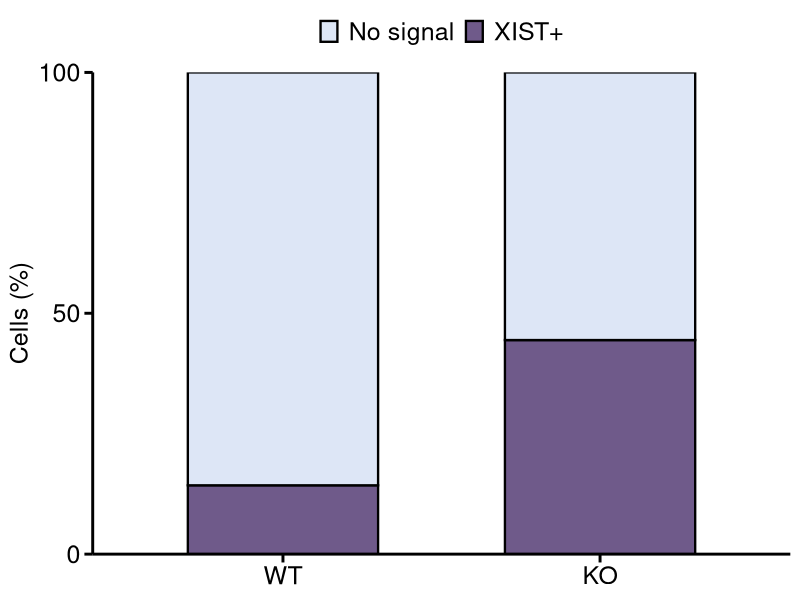
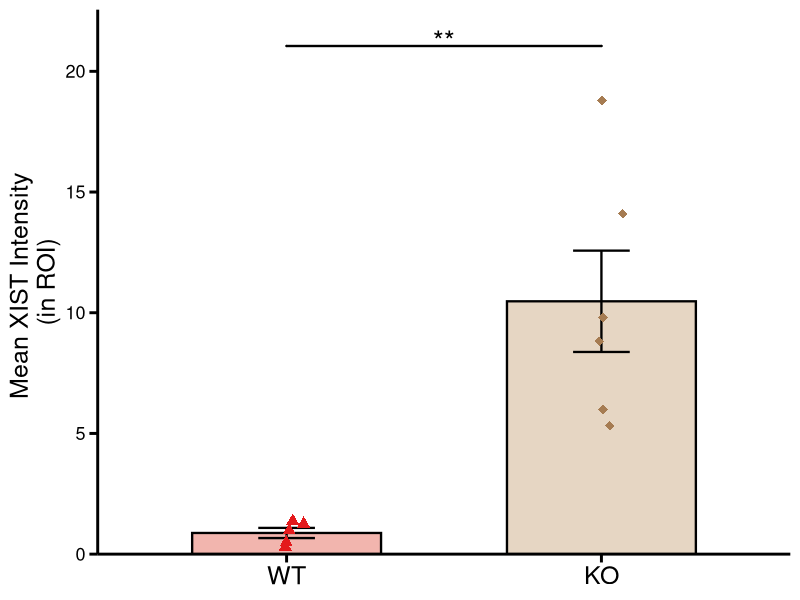

Here is the R script that generated these plots, in order:
{
  library(ggplot2)
  library(ggpubr)
  library(rstatix)
  library(dplyr)
  library(tidyr)
}

## ---- cell-percentage data ----
df <- read.csv(
  "source_files/Fig3F_RNA_FISH_cell_percentages.csv",
  check.names = FALSE
)

## ---- long format for ggplot ----
df_long <- df %>%
  pivot_longer(cols = c(`XIST+`, `No signal`),
               names_to = "Category",
               values_to = "Percent") %>%
  mutate(
    Group = factor(Group, levels = c("WT", "KO")),
    Category = factor(Category, levels = c("XIST+", "No signal"))
  )
df_long$Category <- factor(
  df_long$Category,
  levels = c("No signal", "XIST+")
)

## ---- colors (GraphPad-ish) ----
fill_cols <- c(
  "XIST+" = "#6F5A8A",  # muted purple
  "No signal"   = "#DDE6F6"   # light blue-grey
)

## ---- plot ----
{
  p <- ggplot(df_long, aes(x = Group, y = Percent, fill = Category)) +
    geom_col(
      width = 0.6,
      color = "black",
      linewidth = 0.8
    ) +
    scale_y_continuous(
      limits = c(0, 100),
      breaks = c(0, 50, 100),
      expand = c(0, 0)
    ) +
    scale_fill_manual(values = fill_cols) +
    labs(
      title = "XIST RNA FISH",
      x = NULL,
      y = "Cells (%)",
      fill = NULL
    ) +
    theme_classic(base_size = 14) +
    theme(
      plot.title = element_blank(),
      axis.title.y = element_text(size = 18),
      axis.text = element_text(color = "black", size = 18),
      axis.line = element_line(linewidth = 1, color = "black"),
      axis.ticks = element_line(linewidth = 1, color = "black"),
      axis.ticks.length = unit(6, "pt"),
      legend.position = "top",
      legend.text = element_text(size = 18),
      legend.key.height = unit(1.0, "lines"),
      legend.key.width  = unit(1, "lines")
    )
}

## ---- save (optional) ----
ggsave(
  filename = "Fig3F_RNA_FISH_cell_percentages.svg",
  plot     = p,
  device   = svglite::svglite,
  width    = 3,
  height   = 3.7,
  units    = "in"
)


## ===============================
## RNA FISH intensity
## ===============================
{
  ## Intensity data ----
  df1 <- read.csv(
    "source_files/Fig3F_RNA_FISH_intensity.csv"
  ) %>%
    mutate(Group = factor(Group, levels = c("WT", "KO")),
           Value_div_1000 = Value / 1000)  # intensity is plotted in thousands
  
  ## ===============================
  ## Colors (filled bars; GraphPad-like) ----
  {
    wt_fill <- "#F2B5AE"   # light red fill
    wt_pt   <- "#E41A1C"   # red points
    
    ko_fill <- "#E6D6C3"   # light brown fill
    ko_pt   <- "#A67C52"   # brown points
  }
  
  ## ===============================
  ## Summary for bars (mean ± SEM) ----
  sum_df <- df1 %>%
    group_by(Group) %>%
    summarise(
      mean = mean(Value_div_1000, na.rm = TRUE),  # summary uses the rescaled values
      sem  = sd(Value_div_1000, na.rm = TRUE) / sqrt(sum(!is.na(Value_div_1000))),
      .groups = "drop"
    )
  
  ## ===============================
  ## Stats (rstatix -> stat_pvalue_manual) ----
  {
    stat_test <- df1 %>%
      t_test(Value_div_1000 ~ Group) %>%  # test the same rescaled values
      add_significance("p") %>%
      add_xy_position(x = "Group")   # adds xmin/xmax for the bracket
    
    # put the bracket just above the highest point
    y_max <- max(df1$Value_div_1000, na.rm = TRUE)  # highest plotted value
    stat_test$y.position <- y_max * 1.12
  }
}

## ===============================
## Plot (match monoallelic aesthetics) ----
{
  p <- ggplot() +
    ## bars (mean) - black border like monoallelic plot
    geom_col(
      data = sum_df,
      aes(x = Group, y = mean, fill = Group),
      width = 0.6,
      color = "black",
      linewidth = 0.8
    ) +
    ## error bars (SEM)
    geom_errorbar(
      data = sum_df,
      aes(x = Group, ymin = mean - sem, ymax = mean + sem),
      width = 0.18,
      linewidth = 0.8,
      color = "black"
    ) +
    ## points: WT triangles, KO diamonds (all data points shown)
    geom_jitter(
      data = df1 %>% filter(Group == "WT"),
      aes(x = Group, y = Value_div_1000),  # WT values
      shape = 17, size = 3,
      color = wt_pt,
      width = 0.08, height = 0
    ) +
    geom_jitter(
      data = df1 %>% filter(Group == "KO"),
      aes(x = Group, y = Value_div_1000),  # KO values
      shape = 18, size = 3,
      color = ko_pt,
      width = 0.08, height = 0
    ) +
    ## fills
    scale_fill_manual(values = c(WT = wt_fill, KO = ko_fill), guide = "none") +
    ## axes / labels (GraphPad-ish, like monoallelic plot)
    labs(
      title = "XIST Intensity",
      x = NULL,
      y = "Mean XIST Intensity \n(in ROI)"
    ) +
    scale_y_continuous(
      limits = c(0, y_max * 1.20),
      breaks = c(0, 5, 10, 15, 20),  # fixed breaks used for this panel
      expand = c(0, 0)
    ) +
    theme_classic(base_size = 14) +
    theme(
      plot.title = element_blank(),
      axis.title.y = element_text(size = 18),
      axis.text.x = element_text(color = "black", size = 18),
      axis.text.y = element_text(color = "black", size = 13),
      axis.line = element_line(linewidth = 1, color = "black"),
      axis.ticks = element_line(linewidth = 1, color = "black"),
      axis.ticks.length = unit(6, "pt")
    ) +
    ## significance (stat_pvalue_manual, no tips)
    stat_pvalue_manual(
      stat_test,
      label = "p.signif",
      tip.length = 0,
      bracket.size = 0.8,
      label.size = 7
    )
}


ggsave(
  filename = "Fig3F_RNA_FISH_intensity.svg",
  plot     = p,
  device   = svglite::svglite,
  width    = 3,
  height   = 3.7,
  units    = "in"
)
